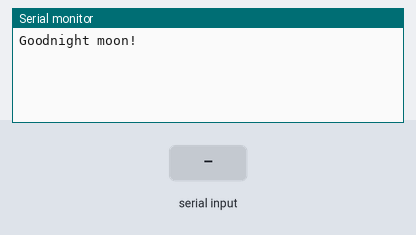
Bench run of a sketch on a simulated ESP8266 (Wemos D1 mini). Parts: the last lines printed to the serial monitor. The test bench sets the inputs (shaded band).

Above: at 1.2 s.
1.3 s: "1\n" received over the second serial link
At 2.5 s:
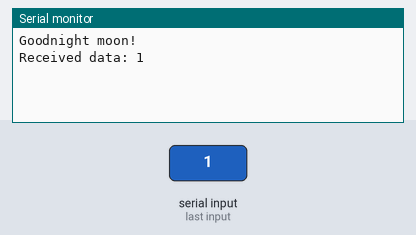
2.8 s: "0\n" received over the second serial link
At 3.6 s:
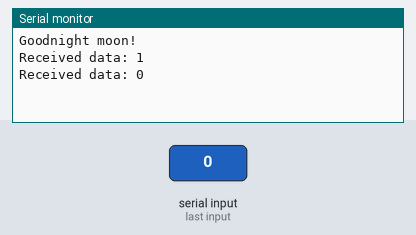
4.3 s: "2\n" received over the second serial link
At 4.7 s:
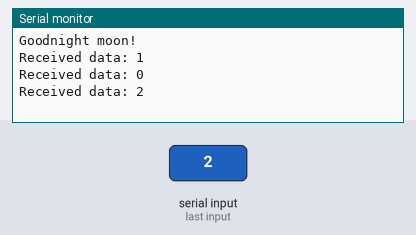

The sketch:

software_serial_data_test.ino
```cpp
#include <SoftwareSerial.h>

SoftwareSerial mySerial(D5, D6);  // RX, TX

int count = 0;

void setup() {
  // Open serial communications and wait for port to open:
  Serial.begin(115200);

  Serial.println("Goodnight moon!");

  // set the data rate for the SoftwareSerial port
  mySerial.begin(9600);
}

void loop() {                                      // run over and over
  if (mySerial.available() > 0) {                  // Check if data is available to read
    String data = mySerial.readStringUntil('\n');  // Read the data until newline character '\n'

    Serial.print("Received data: ");
    Serial.println(data);
    count += 1;
    mySerial.println("Wemos Acknowledged: " + data + " - " + String(count));
  }
}
```

Measured:
- after the input at 1.3 s, the serial monitor: prints a new line at once (image 1)
- after the input at 2.8 s, the serial monitor: prints a new line at once (image 2)
- after the input at 4.3 s, the serial monitor: prints a new line at once (image 3)
